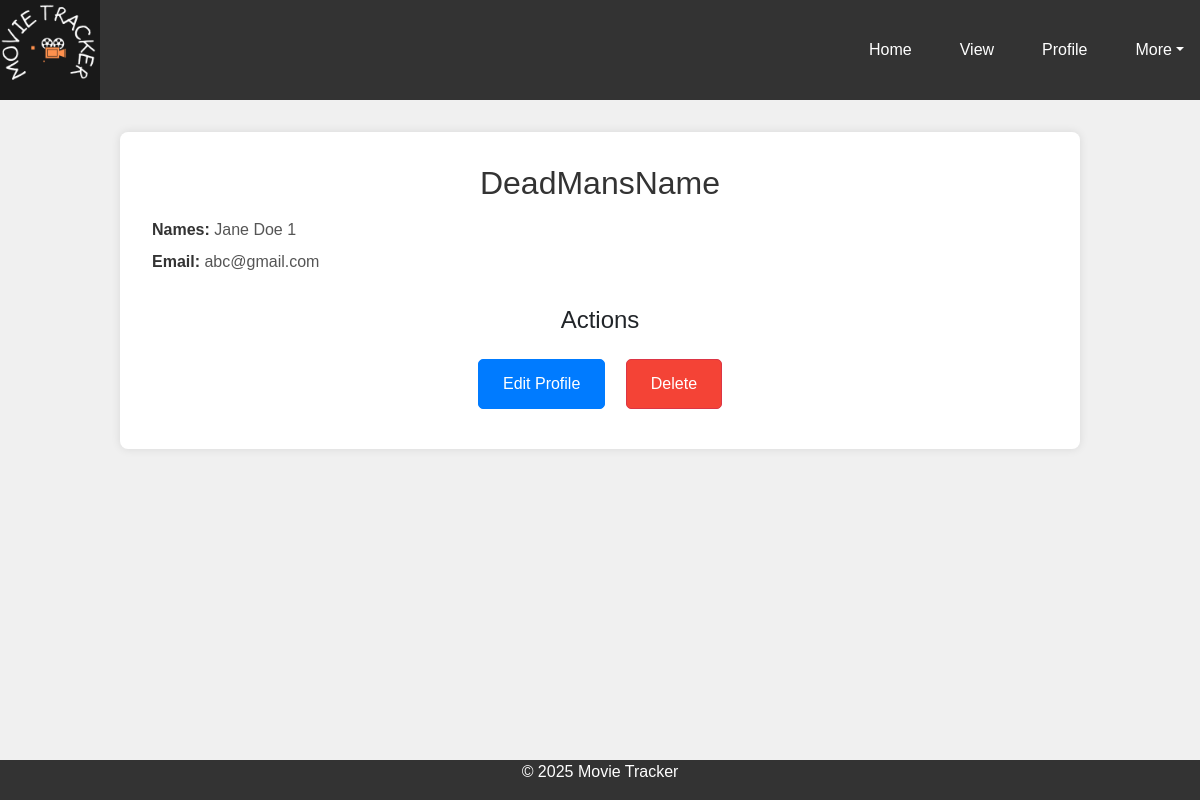
The app's page /profile (signed in) with its own data.
### Tracker/models.py (models this page shows, shortened)
class User(db.Model, UserMixin):
    __tablename__= "user"
    names = db.Column(db.String(255), nullable=False)
    username = db.Column(db.String(100), primary_key=True)
    password = db.Column(db.String(255), nullable=False)
    email = db.Column(db.String(255), nullable=False, unique=True, default='abc@gmail.com')
    movie = db.relationship('Movie', back_populates='user', uselist=False, cascade="all, delete-orphan")

### Tracker/routes.py (the view)
    @app.route('/profile', methods=['GET'])
    @login_required
    def profile():
        return render_template('profile.html', user= current_user)

### Tracker/__init__.py (called while the page is built)
def create_app():
    app = Flask(__name__)
    app.config.from_object('Tracker.config.Config')
    db.init_app(app)
    migrate.init_app(app, db)
    login_manager = LoginManager(app)
    login_manager.login_view = 'login'
    from Tracker.models import User
    from .routes import register_routes
    @login_manager.user_loader
    def load_user(username):
        return User.query.get(username)
    with app.app_context():
        db.create_all()
    register_routes(app)
    return app

### Tracker/Templates/profile.html (shortened to what this page needs)
{% extends 'base-2.html' %}
{% block head %}
    <link rel="stylesheet" href="{{ url_for('static', filename='CSS/ex.css') }}">
{% endblock %}
{% block content %}
    {% if user %}
        <section class="movie-details">
            <h4 class="movie-title">{{ user.username }}</h4>
            <div class="movie-info">
                <p><strong>Names:</strong> {{ user.names }}</p>
                <p><strong>Email:</strong> {{ user.email }}</p>
            </div>
            <div class="movie-actions">
                <h3>Actions</h3>
                <a href="{{ url_for('edit_profile', user_id=user.username) }}" class="btn btn-primary">Edit Profile</a>
                <a href="{{ url_for('delete_profile', user_id=user.username) }}" class="btn btn-danger">Delete</a>
            </div>
        </section>
    {% else %}
        <p>User not found or not logged in.</p>
    {% endif %}
{% endblock %}

### Tracker/Static/CSS/base-2.css (style rules this page uses)
body { background-color: #f0f0f0; font-family: 'Comic Sans MS', cursive, sans-serif; margin: 0; padding: 0; min-height: 100vh; display: flex; flex-direction: column; }

### Tracker/Static/CSS/ex.css (style rules this page uses)
.movie-details { width: 80%; margin: 2rem auto; padding: 2rem; background-color: white; box-shadow: 0 0 10px rgba(0, 0, 0, 0.1); border-radius: 8px; }
.movie-title { font-size: 2rem; color: #333; margin-bottom: 1rem; text-align: center; }
.movie-info { margin-bottom: 2rem; }
.movie-info p { font-size: 1rem; color: #555; margin: 0.5rem 0; }
.movie-info strong { font-weight: bold; color: #333; }
.movie-actions { text-align: center; }
.movie-actions h3 { font-size: 1.5rem; margin-bottom: 1rem; }
.btn { display: inline-block; padding: 0.75rem 1.5rem; font-size: 1rem; text-decoration: none; margin: 0.5rem; border-radius: 5px; transition: background-color 0.3s ease; }
.btn-danger { background-color: #f44336; color: white; }
.btn-primary { background-color: #007bff; color: white; }

### records on screen
User: username "DeadMansName", names "Jane Doe 1", email "abc@gmail.com"
